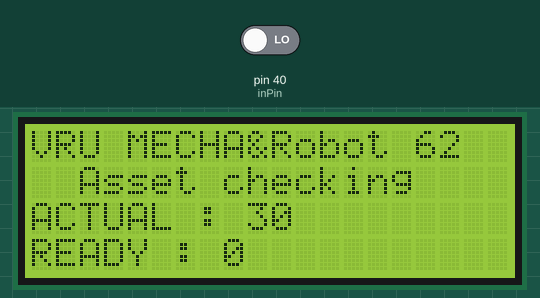
Recording of a sketch running on a simulated Arduino Mega 2560, built with avr-gcc and run on an emulated ATmega2560. On the bench: 20×4 character LCD. Inputs (shaded band) come from the test bench; at power-on: pin 40 (inPin) LOW. What the sketch prints to the serial monitor is not drawn.

Above: at 3.3 s.
3.4 s: pin 40 (inPin) driven HIGH
At 4.7 s:
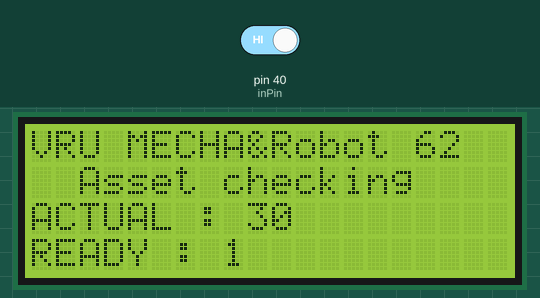
Timing chart, 0 to 6.4 s (numbered marks = the images above; inputs shaded):
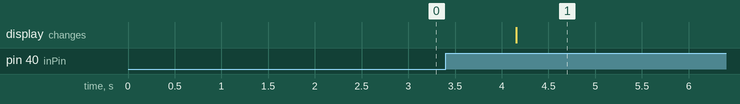

The sketch:

LCD20x4Mega2560_ReadIO_T1.ino
```cpp
#include <Wire.h>
#include <LiquidCrystal_I2C.h>
LiquidCrystal_I2C lcd(0x3F, 20, 4); // ถ้าไม่ได้ให้ลอง 0x3F
//2-12(11), 14-19(6), 22-35(13)

int inPin = 40;
int val = 0;

void setup()
{
  Serial.begin(115200);
  while (!Serial);
  Serial.println();

  lcd.init();
  lcd.home();
  lcd.clear();
  lcd.backlight();

  lcd.setCursor(0, 0);
  lcd.print("VRU MECHA&Robot 62");

  lcd.setCursor(0, 1);
  lcd.print("  Asset checking");

  lcd.setCursor(0, 2);
  lcd.print("ACTUAL : 30");

  lcd.setCursor(0, 3);
  lcd.print("READY : 0");

  delay(2000);
  lcd.noBacklight();

  /*
  for (int i = 0; i < 10; i++) {
    pinMode(Pins[i], INPUT_PULLUP);
  }
  */
  pinMode(inPin, INPUT);

}

void loop()
{
  val = digitalRead(inPin);   // read the input pin
  Serial.print("Pin:" + String(inPin));
  Serial.println("Val:" + String(val));
  //if (val) {
    lcd.backlight();
    lcd.setCursor(0, 3);
    lcd.print("READY : " +  String(val));
  //}

  delay(1000);

}
```

Measured:
- after the input at 3.4 s, the display: changes after 0.76 s (image 1)
